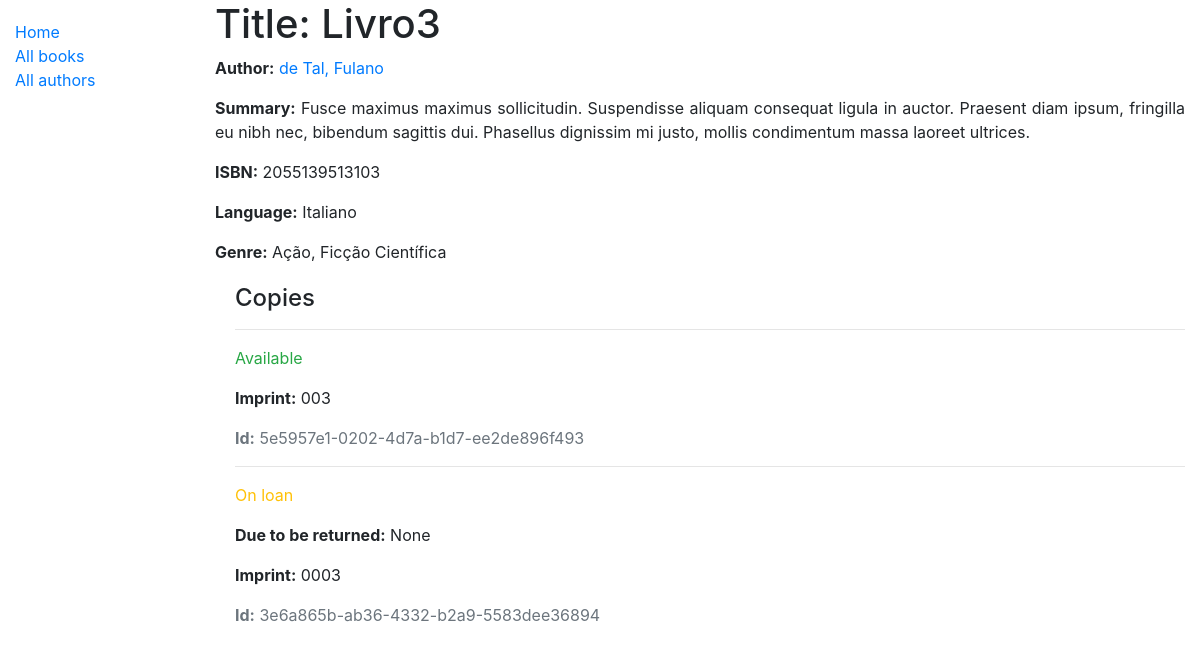
/catalog/book/3, run on the app's committed database.
### catalog/models.py (models this page shows, shortened)
class Book(models.Model):
    title = models.CharField(max_length=200)
    author = models.ForeignKey('Author', on_delete=models.SET_NULL, null=True)
    summary = models.TextField(max_length=1000, help_text='Entre com uma descrição do livro')
    isbn = models.CharField(
        'ISBN',
        max_length=13,
        help_text='13 Character <a href="https://www.isbn-international.org/content/what-isbn">ISBN number</a>'
    )
    genre = models.ManyToManyField(Genre, help_text='Selecione um gênero para este livro')
    language = models.ForeignKey('Language', on_delete=models.SET_NULL, null=True)
    def display_genre(self):
        """Cria uma string para o gênero. Isso é necessário para mostrar o gênero no model localizado em Admin.py"""
        return ', '.join(genre.name for genre in self.genre.all()[:3])
    display_genre.short_description = 'Genre'

class Author(models.Model):
    first_name = models.CharField(max_length=100)
    last_name = models.CharField(max_length=100)
    date_of_birth = models.DateField(null=True, blank=True)
    date_of_death = models.DateField('Died', null=True, blank=True)
    class Meta:
        ordering = ['last_name', 'first_name']
    def __str__(self):
        return f'{self.last_name}, {self.first_name}'

class Language(models.Model):
    name = models.CharField(max_length=200, help_text='Insira a línguagem natural do livro (ex: Inglês, Japonês, etc)')
    def __str__(self):
        return self.name

class Genre(models.Model):
    name = models.CharField(max_length=200, help_text='Insira um gênero de livro (ex: Ficção Científica)')
    def __str__(self):
        return self.name

class BookInstance(models.Model):
    id = models.UUIDField(
        primary_key=True,
        default=uuid.uuid4,
        help_text='ID único deste livro partícular em toda a biblioteca'
    )
    book = models.ForeignKey('Book', on_delete=models.SET_NULL, null=True)
    imprint = models.CharField(max_length=200)
    due_back = models.DateField(null=True, blank=True)
    LOAN_STATUS = (
        ('m', 'Maintenance'),
        ('o', 'On loan'),
        ('a', 'Available'),
        ('r', 'Reserved'),
    )
    status = models.CharField(
        max_length=1,
        choices=LOAN_STATUS,
        blank=True,
        default='m',
        help_text='Disponibilidade do livro',
    )
    class Meta:
        ordering = ['due_back']

### catalog/views.py (the view)
# urls.py: path('book/<int:pk>', views.BookDetailView.as_view(), name='book-detail'),
class BookDetailView(generic.DetailView):
    model = Book

### catalog/templates/catalog/book_detail.html (shortened to what this page needs)
{% extends "base.html" %}
{% block content %}
    <h1>Title: {{ book.title }}</h1>
    <p><strong>Author:</strong> <a href="{% url 'author-detail' book.author.pk %}">{{ book.author }}</a></p>
    <p align="justify"><strong>Summary:</strong> {{ book.summary }}</p>
    <p><strong>ISBN:</strong> {{ book.isbn }}</p>
    <p><strong>Language:</strong> {{ book.language }}</p>
    <p><strong>Genre:</strong> {% for genre in book.genre.all %} {{ genre }}{% if not forloop.last %}, {% endif %}{% endfor %}</p>
    <div style="margin-left:20px;margin-top:20px">
        <h4>Copies</h4>
        {% for copy in book.bookinstance_set.all %}
            <hr>
            <p class="{% if copy.status == 'a' %}text-success{% elif copy.status == 'm' %}text-danger{% else %}text-warning{% endif %}">{{ copy.get_status_display }}</p>
            {% if copy.status != 'a' %}
                <p><strong>Due to be returned:</strong> {{copy.due_back}}</p>
            {% endif %}
            <p><strong>Imprint:</strong> {{copy.imprint}}</p>
            <p class="text-muted"><strong>Id:</strong> {{copy.id}}</p>
        {% endfor %}
    </div>
{% endblock %}

### data on the page
Book: title "Livro3", author "de Tal, Fulano", summary "Fusce maximus maximus sollicitudin. Suspendisse aliquam consequat ligula in auctor. Praesent diam ipsum, fringilla eu nibh nec, bibendum sagittis dui. Phasellus dignissim mi justo, mollis condimentum massa laoreet ultrices.", isbn "2055139513103", language "Italiano"
Genre: name "Ação"
Genre: name "Ficção Científica"
BookInstance: status "Available", imprint "003", id "5e5957e1-0202-4d7a-b1d7-ee2de896f493"
BookInstance: status "On loan", due_back "None", imprint "0003", id "3e6a865b-ab36-4332-b2a9-5583dee36894"
